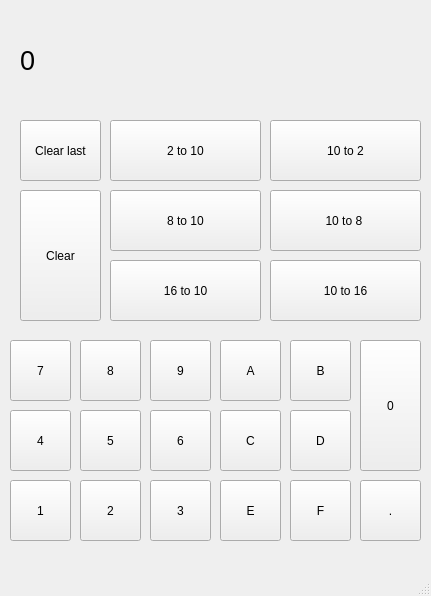
<?xml version="1.0" encoding="UTF-8"?>
<ui version="4.0">
 <class>MainWindow</class>
 <widget class="QMainWindow" name="MainWindow">
  <property name="geometry">
   <rect>
    <x>0</x>
    <y>0</y>
    <width>431</width>
    <height>596</height>
   </rect>
  </property>
  <property name="windowTitle">
   <string>MainWindow</string>
  </property>
  <widget class="QWidget" name="centralwidget">
   <widget class="QPushButton" name="pushButton">
    <property name="geometry">
     <rect>
      <x>360</x>
      <y>340</y>
      <width>61</width>
      <height>131</height>
     </rect>
    </property>
    <property name="text">
     <string>0</string>
    </property>
   </widget>
   <widget class="QPushButton" name="pushButton_2">
    <property name="geometry">
     <rect>
      <x>80</x>
      <y>480</y>
      <width>61</width>
      <height>61</height>
     </rect>
    </property>
    <property name="text">
     <string>2</string>
    </property>
   </widget>
   <widget class="QPushButton" name="pushButton_3">
    <property name="geometry">
     <rect>
      <x>150</x>
      <y>480</y>
      <width>61</width>
      <height>61</height>
     </rect>
    </property>
    <property name="text">
     <string>3</string>
    </property>
   </widget>
   <widget class="QPushButton" name="pushButton_4">
    <property name="geometry">
     <rect>
      <x>10</x>
      <y>410</y>
      <width>61</width>
      <height>61</height>
     </rect>
    </property>
    <property name="text">
     <string>4</string>
    </property>
   </widget>
   <widget class="QPushButton" name="pushButton_5">
    <property name="geometry">
     <rect>
      <x>80</x>
      <y>410</y>
      <width>61</width>
      <height>61</height>
     </rect>
    </property>
    <property name="text">
     <string>5</string>
    </property>
   </widget>
   <widget class="QPushButton" name="pushButton_6">
    <property name="geometry">
     <rect>
      <x>150</x>
      <y>410</y>
      <width>61</width>
      <height>61</height>
     </rect>
    </property>
    <property name="text">
     <string>6</string>
    </property>
   </widget>
   <widget class="QPushButton" name="pushButton_7">
    <property name="geometry">
     <rect>
      <x>10</x>
      <y>340</y>
      <width>61</width>
      <height>61</height>
     </rect>
    </property>
    <property name="text">
     <string>7</string>
    </property>
   </widget>
   <widget class="QPushButton" name="pushButton_8">
    <property name="geometry">
     <rect>
      <x>80</x>
      <y>340</y>
      <width>61</width>
      <height>61</height>
     </rect>
    </property>
    <property name="text">
     <string>8</string>
    </property>
   </widget>
   <widget class="QPushButton" name="pushButton_9">
    <property name="geometry">
     <rect>
      <x>150</x>
      <y>340</y>
      <width>61</width>
      <height>61</height>
     </rect>
    </property>
    <property name="text">
     <string>9</string>
    </property>
   </widget>
   <widget class="QPushButton" name="pushButton_1">
    <property name="geometry">
     <rect>
      <x>10</x>
      <y>480</y>
      <width>61</width>
      <height>61</height>
     </rect>
    </property>
    <property name="text">
     <string>1</string>
    </property>
   </widget>
   <widget class="QLabel" name="label_result">
    <property name="geometry">
     <rect>
      <x>20</x>
      <y>10</y>
      <width>401</width>
      <height>101</height>
     </rect>
    </property>
    <property name="font">
     <font>
      <pointsize>20</pointsize>
     </font>
    </property>
    <property name="text">
     <string>0</string>
    </property>
   </widget>
   <widget class="QPushButton" name="pushButton_system16">
    <property name="geometry">
     <rect>
      <x>270</x>
      <y>260</y>
      <width>151</width>
      <height>61</height>
     </rect>
    </property>
    <property name="text">
     <string>10 to 16</string>
    </property>
   </widget>
   <widget class="QPushButton" name="pushButton_system8">
    <property name="geometry">
     <rect>
      <x>270</x>
      <y>190</y>
      <width>151</width>
      <height>61</height>
     </rect>
    </property>
    <property name="text">
     <string>10 to 8 </string>
    </property>
   </widget>
   <widget class="QPushButton" name="pushButton_system2">
    <property name="geometry">
     <rect>
      <x>270</x>
      <y>120</y>
      <width>151</width>
      <height>61</height>
     </rect>
    </property>
    <property name="text">
     <string>10 to 2</string>
    </property>
   </widget>
   <widget class="QPushButton" name="pushButton_10">
    <property name="geometry">
     <rect>
      <x>20</x>
      <y>190</y>
      <width>81</width>
      <height>131</height>
     </rect>
    </property>
    <property name="text">
     <string>Clear</string>
    </property>
   </widget>
   <widget class="QPushButton" name="pushButton_C">
    <property name="geometry">
     <rect>
      <x>220</x>
      <y>410</y>
      <width>61</width>
      <height>61</height>
     </rect>
    </property>
    <property name="text">
     <string>C</string>
    </property>
   </widget>
   <widget class="QPushButton" name="pushButton_B">
    <property name="geometry">
     <rect>
      <x>290</x>
      <y>340</y>
      <width>61</width>
      <height>61</height>
     </rect>
    </property>
    <property name="text">
     <string>B</string>
    </property>
   </widget>
   <widget class="QPushButton" name="pushButton_A">
    <property name="geometry">
     <rect>
      <x>220</x>
      <y>340</y>
      <width>61</width>
      <height>61</height>
     </rect>
    </property>
    <property name="text">
     <string>A</string>
    </property>
   </widget>
   <widget class="QPushButton" name="pushButton_D">
    <property name="geometry">
     <rect>
      <x>290</x>
      <y>410</y>
      <width>61</width>
      <height>61</height>
     </rect>
    </property>
    <property name="text">
     <string>D</string>
    </property>
   </widget>
   <widget class="QPushButton" name="pushButton_F">
    <property name="geometry">
     <rect>
      <x>290</x>
      <y>480</y>
      <width>61</width>
      <height>61</height>
     </rect>
    </property>
    <property name="text">
     <string>F</string>
    </property>
   </widget>
   <widget class="QPushButton" name="pushButton_E">
    <property name="geometry">
     <rect>
      <x>220</x>
      <y>480</y>
      <width>61</width>
      <height>61</height>
     </rect>
    </property>
    <property name="text">
     <string>E</string>
    </property>
   </widget>
   <widget class="QPushButton" name="pushButton_16_to_10">
    <property name="geometry">
     <rect>
      <x>110</x>
      <y>260</y>
      <width>151</width>
      <height>61</height>
     </rect>
    </property>
    <property name="text">
     <string>16 to 10</string>
    </property>
   </widget>
   <widget class="QPushButton" name="pushButton_system2_to_10">
    <property name="geometry">
     <rect>
      <x>110</x>
      <y>120</y>
      <width>151</width>
      <height>61</height>
     </rect>
    </property>
    <property name="text">
     <string>2 to 10</string>
    </property>
   </widget>
   <widget class="QPushButton" name="pushButton_system8_to_10">
    <property name="geometry">
     <rect>
      <x>110</x>
      <y>190</y>
      <width>151</width>
      <height>61</height>
     </rect>
    </property>
    <property name="text">
     <string>8 to 10</string>
    </property>
   </widget>
   <widget class="QPushButton" name="pushButton_point">
    <property name="geometry">
     <rect>
      <x>360</x>
      <y>480</y>
      <width>61</width>
      <height>61</height>
     </rect>
    </property>
    <property name="text">
     <string>.</string>
    </property>
   </widget>
   <widget class="QPushButton" name="pushButton_last_clear">
    <property name="geometry">
     <rect>
      <x>20</x>
      <y>120</y>
      <width>81</width>
      <height>61</height>
     </rect>
    </property>
    <property name="text">
     <string>Clear last</string>
    </property>
   </widget>
  </widget>
  <widget class="QMenuBar" name="menubar">
   <property name="geometry">
    <rect>
     <x>0</x>
     <y>0</y>
     <width>431</width>
     <height>26</height>
    </rect>
   </property>
  </widget>
  <widget class="QStatusBar" name="statusbar"/>
 </widget>
 <resources/>
 <connections/>
</ui>
